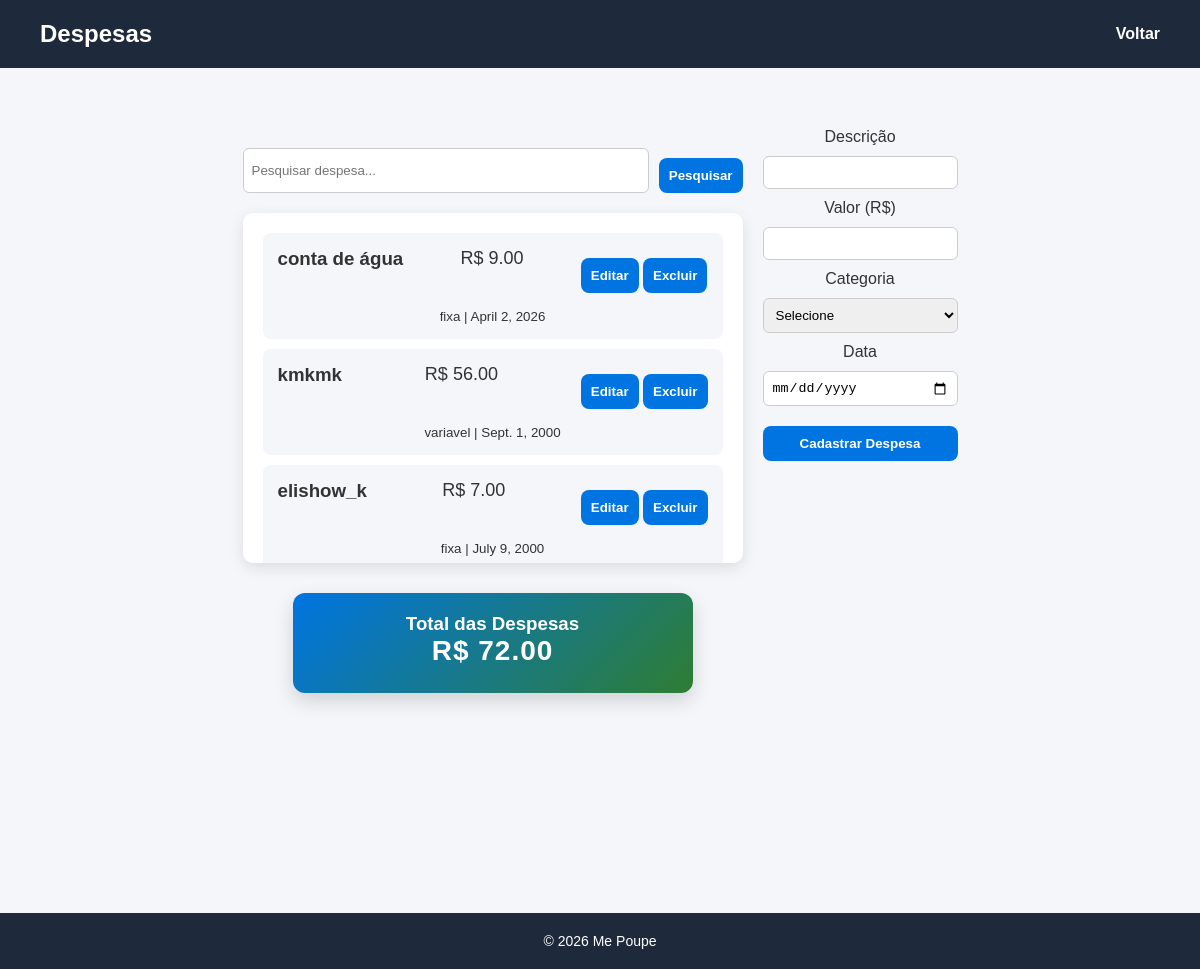
Page /despesa/ on the earlier database version.
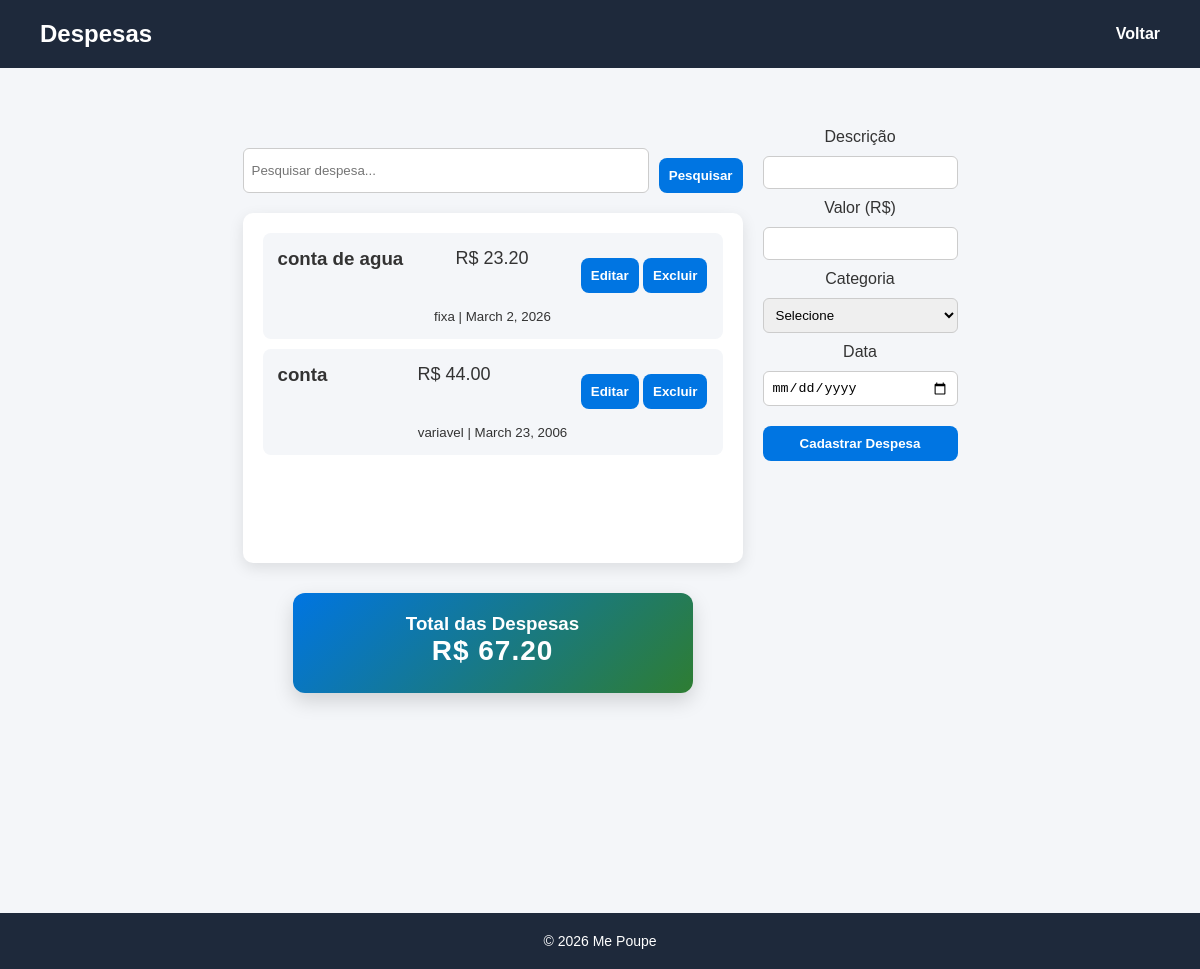
Same page on the later database version.
### me_poupe/models.py (models this page shows, shortened)
class Despesa(models.Model):
    descricao = models.CharField(max_length=200)
    valor = models.DecimalField(max_digits=10, decimal_places=2)
    data = models.DateField()
    categoria = models.CharField(max_length=100)

### me_poupe/views.py (the view)
# urls.py: path('despesa/', despesa, name='despesa'),
def despesa(request):
    despesas = Despesa.objects.all()
    total = despesas.aggregate(Sum('valor'))['valor__sum'] or 0
    total = float(total)
    return render(request, 'despesa.html', {
        'despesas': despesas.order_by('-data'),
        'total': total
    })

### templates/despesa.html (shortened to what this page needs)
{%load static %}
<!DOCTYPE html>
<html lang="en">
<head>
    <link rel="stylesheet" href="{% static 'style.css' %}">
</head>
<body>
    <header>
        <h1> Despesas </h1>
        <nav>
            <a href="{% url 'index' %}">Voltar</a>
        </nav>
    </header>
    <main>
            <div>
                <div class="pesquisa-despesa">
                    <form method="GET">
                        <input type="text" name="q" placeholder="Pesquisar despesa..." value="{{ request.GET.q }}">
                        <button type="submit" class="butao_despesa">Pesquisar</button>
                    </form>
                </div>
                <div class="lista-despesas">
                        {% for despesa in despesas %}
                        <div class="card">
                            <div class="data_desc">
                                <div>
                                    <h3>{{ despesa.descricao|truncatechars:15 }}</h3>
                                </div>
                                <div class = "espaco_valor">
                                    <p>R$ {{ despesa.valor }}</p>
                                </div>
                                <div>
                                    <button class="butao_editar">Editar</button>
                                    <a href="{% url 'excluir_despesa' despesa.id %}" >
                                        <button class="butao_excluir">Excluir</button>
                                    </a>
                                </div>
                            </div>
                            <small>{{ despesa.categoria }} | {{ despesa.data }}</small>
                        </div>
                        {% empty %}
                            <p>Nenhuma despesa cadastrada.</p>
                        {% endfor %}
                </div>
                <div class="total-despesa">
                    <h3>Total das Despesas</h3>
                    <p class="valor-total">R$ {{ total|floatformat:2 }}</p>
                </div>
            </div>
            <div>
                <form class="form-despesa" method="POST" action="{% url 'cadastro_despesa' %}">
                    <label for="descricao">Descrição</label>
                    <input type="text" id="descricao" name="descricao" maxlength="15" required>
                    <label for="valor">Valor (R$)</label>
                    <input type="number" id="valor" name="valor" step="0.01" required>
                    <label for="categoria">Categoria</label>
                    <select id="categoria" name="categoria" required>
                        <option value="">Selecione</option>
                    </select>
                    <label for="data">Data</label>
                    <input type="date" id="data" name="data" required>
                    <button type="submit" class="butao_despesa">
                        Cadastrar Despesa
                    </button>
                </form>
            </div>
    </main>
    <footer>
        <p>© 2026 Me Poupe</p>
    </footer>
</body>
</html>

### setup/static/style.css (style rules this page uses)
* { margin: 0; padding: 0; box-sizing: border-box; }
body { font-family: Arial, Helvetica, sans-serif; background-color: #f4f6f9; color: #333; }
header { background-color: #1e293b; color: white; padding: 20px 40px; display: flex; justify-content: space-between; align-items: center; }
header h1 { font-size: 24px; }
nav a { text-decoration: none; color: white; margin-left: 20px; font-weight: bold; transition: 0.3s; }
main { display: flex; flex-direction: row; padding: 60px 20px; text-align: center; justify-content:center; gap: 20px; }
main p { font-size: 18px; max-width: 600px; margin: 0 auto 40px auto; }
.lista-despesas { width: 500px; height: 350px; overflow-y: auto; background: white; padding: 20px; border-radius: 10px; box-shadow: 0 5px 15px rgba(0,0,0,0.1); }
.card { padding: 15px; margin-bottom: 10px; border-radius: 8px; background-color: #f4f6f9; display: flex; flex-direction: column; justify-content: flex-start; }
.card h3 { margin: 0 0 5px 0; }
.form-despesa { display: flex; flex-direction: column; gap: 10px; }
.form-despesa input, .form-despesa select { padding: 8px; border-radius: 6px; border: 1px solid #ccc; }
.butao_despesa { margin-top: 10px; padding: 10px; border: none; border-radius: 8px; background-color: #0075e2; color: white; font-weight: bold; cursor: pointer; transition: 0.3s; }
.butao_excluir { margin-top: 10px; padding: 10px; border: none; border-radius: 8px; background-color: #0075e2; color: white; font-weight: bold; cursor: pointer; transition: 0.3s; }
.butao_editar { margin-top: 10px; padding: 10px; border: none; border-radius: 8px; background-color: #0075e2; color: white; font-weight: bold; cursor: pointer; transition: 0.3s; }
.pesquisa-despesa { max-width: 600px; margin: 20px auto; }
.pesquisa-despesa form { display: flex; gap: 10px; }
.pesquisa-despesa input { flex: 1; padding: 8px; border-radius: 6px; border: 1px solid #ccc; }
.total-despesa { width: 500px; height: 100px; background: white; padding: 20px; border-radius: 10px; box-shadow: 0 5px 15px rgba(0,0,0,0.1); }
.total-despesa { margin: 30px auto; padding: 20px; max-width: 400px; background: linear-gradient(135deg, #0075e2, #2e7d32); color: white; border-radius: 12px; text-align: center; box-shadow: 0 8px 20px rgba(0, 0, 0, 0.15); }
.valor-total { font-size: 28px; font-weight: bold; letter-spacing: 1px; }
footer { margin-top: 130px; padding: 20px; background-color: #1e293b; color: white; text-align: center; font-size: 14px; }
.data_desc { display: flex; flex-direction: row; gap: 20px; justify-content: space-between; }
.espaco_valor { display: flex; flex-direction: column; justify-content: center; }

Differences in the rows shown:
removed Despesa: descricao "conta de água", valor "9.00", categoria "fixa", data "April 2, 2026"
removed Despesa: descricao "kmkmk", valor "56.00", categoria "variavel", data "Sept. 1, 2000"
removed Despesa: descricao "elishow_k", valor "7.00", categoria "fixa", data "July 9, 2000"
added Despesa: descricao "conta de agua", valor "23.20", categoria "fixa", data "March 2, 2026"
added Despesa: descricao "conta", valor "44.00", categoria "variavel", data "March 23, 2006"
Other differences:
{{ total|floatformat:2 }}: "72.00" → "67.20"
